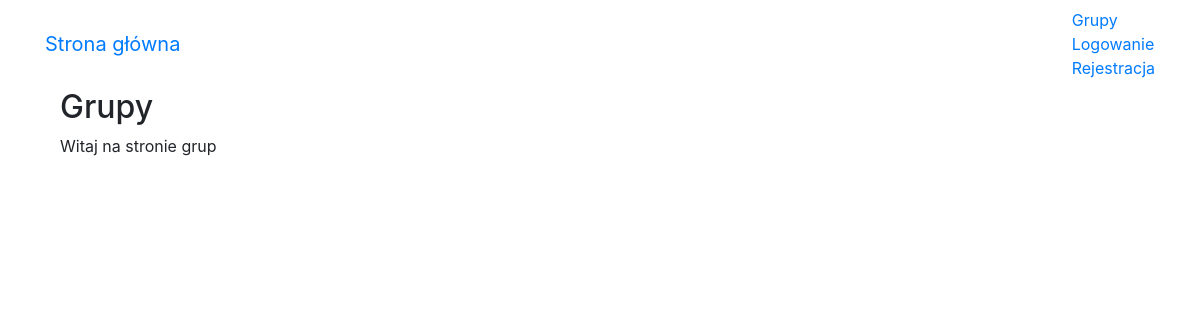
The page /groups/ on the database as committed earlier.
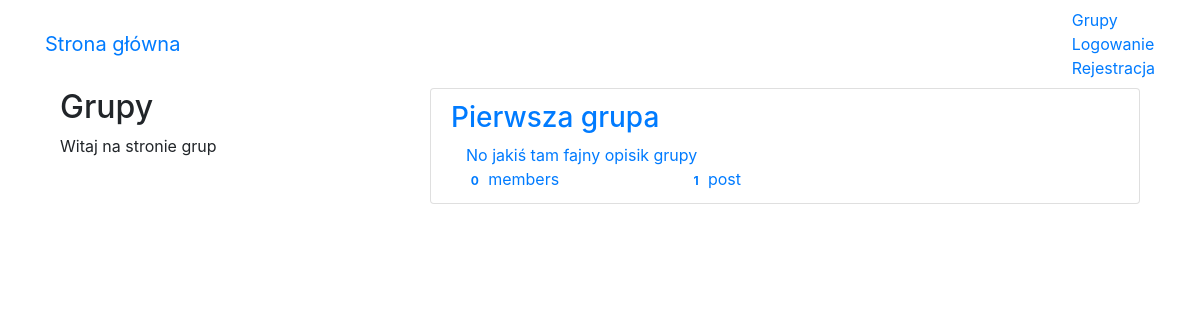
The same page on the database as committed later.
### groups/models.py (models this page shows, shortened)
class Group(models.Model):
    name = models.CharField(max_length=255,unique=True)
    slug = models.SlugField(allow_unicode=True,unique=True)
    description = models.TextField(blank=True,default='')
    description_html = models.TextField(editable=False,default='',blank=True)
    members = models.ManyToManyField(User,through='GroupMember')
    class Meta:
        ordering = ['name']

### groups/views.py (the view)
class ListGroups(generic.ListView):
    model = Group

### groups/templates/groups/group_list.html (shortened to what this page needs)
{% extends "groups/group_base.html" %}
{% block pregroup %}
  <div class="col-md-4">
    <div class="content">
        <h2>Grupy</h2>
        <p>Witaj na stronie grup</p>
    </div>
  </div>
{% endblock %}
{% block group_content %}
  <div class="col-md-8">
    <div class="list-group">
      {% for group in object_list  %}
        <a href="{% url 'groups:single' slug=group.slug %}" class='list-group-item'><h3 class='title list-group-item-heading'>{{group.name}}</h3>
          <div class="list-group-item-text container-fluid">
            {{group.description_html|safe}}
            <div class="row">
              <div class="col-md-4">
                <span class="badge"> {{group.members.count}}</span>
                member{{group.members.count|pluralize}}
              </div>
              <div class="col-md-4">
                <span class="badge"> {{group.posts.count}}</span>
                post{{group.posts.count|pluralize}}
              </div>
            </div>
          </div>
        </a>
      {% endfor %}
    </div>
  </div>
{% endblock %}

### groups/templates/groups/group_base.html (shortened to what this page needs)
{% extends "base.html" %}
{% block content %}
<div class="container">
  <div class="row">
    {% block pregroup %}{% endblock %}
    {% block group_content %}{% endblock %}
  </div>
</div>
{% endblock %}

### templates/base.html (shortened to what this page needs)
<!DOCTYPE html>
{% load staticfiles %}
<html>
  <head>
    <link rel="stylesheet" href="https://stackpath.bootstrapcdn.com/bootstrap/4.0.0/css/bootstrap.min.css">
    <link rel="stylesheet" href="{% static 'django_social/css/main.css' %}">
  </head>
  <body>
    <nav class='navbar main_nav' role='navigation' id='navbar'>
      <div class="container">
        <a class='navbar-brand main_nav' href="{% url 'home' %}"> Strona główna</a>
        <ul class='nav navbar-nav navbar-right'>
          {% if user.is_authenticated %}
            <li><a href="{% url 'posts:create' %}"> Posty</a></li>
            <li><a href="{% url 'groups:all' %}"> Grupy</a></li>
            <li><a href="{% url 'groups:create' %}"> Utwórz grupę</a></li>
            <li><a href="{% url 'accounts:logout' %}"> Wyloguj</a></li>
          {% else %}
            <li><a href="{% url 'groups:all' %}"> Grupy</a></li>
            <li><a href="{% url 'accounts:login' %}"> Logowanie</a></li>
            <li><a href="{% url 'accounts:register' %}"> Rejestracja</a></li>
          {% endif %}
        </ul>
      </div>
    </nav>
    <div class="container main_container">
      {% block content %}
      {% endblock %}
    </div>
  </body>
</html>

Rows that differ between the two databases and show on the page:
added Group: name "Pierwsza grupa", description_html "No jakiś tam fajny opisik grupy", members.count "0", posts.count "1"
